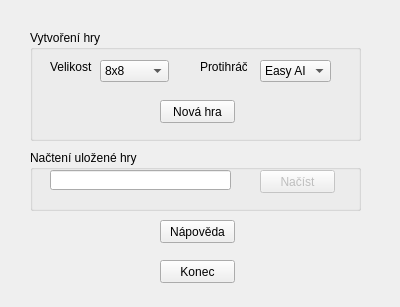
<?xml version="1.0" encoding="UTF-8"?>
<ui version="4.0">
 <class>MainWindow</class>
 <widget class="QMainWindow" name="MainWindow">
  <property name="geometry">
   <rect>
    <x>0</x>
    <y>0</y>
    <width>400</width>
    <height>307</height>
   </rect>
  </property>
  <property name="sizePolicy">
   <sizepolicy hsizetype="Fixed" vsizetype="Fixed">
    <horstretch>0</horstretch>
    <verstretch>0</verstretch>
   </sizepolicy>
  </property>
  <property name="minimumSize">
   <size>
    <width>400</width>
    <height>307</height>
   </size>
  </property>
  <property name="maximumSize">
   <size>
    <width>400</width>
    <height>307</height>
   </size>
  </property>
  <property name="windowTitle">
   <string>Reversi (Othello)</string>
  </property>
  <property name="windowIcon">
   <iconset>
    <normaloff>../../Users/Vilém/Pictures/Aperture_Science_Logo_mod.jpg</normaloff>../../Users/Vilém/Pictures/Aperture_Science_Logo_mod.jpg</iconset>
  </property>
  <property name="autoFillBackground">
   <bool>true</bool>
  </property>
  <widget class="QWidget" name="centralWidget">
   <widget class="QGroupBox" name="newGB">
    <property name="geometry">
     <rect>
      <x>30</x>
      <y>30</y>
      <width>331</width>
      <height>111</height>
     </rect>
    </property>
    <property name="title">
     <string>Vytvoření hry</string>
    </property>
    <widget class="QPushButton" name="newBtn">
     <property name="geometry">
      <rect>
       <x>130</x>
       <y>70</y>
       <width>75</width>
       <height>23</height>
      </rect>
     </property>
     <property name="toolTip">
      <string>Vytvoří novou hru (C)</string>
     </property>
     <property name="text">
      <string>Nová hra</string>
     </property>
     <property name="shortcut">
      <string>C</string>
     </property>
    </widget>
    <widget class="QComboBox" name="enemyCB">
     <property name="geometry">
      <rect>
       <x>230</x>
       <y>30</y>
       <width>71</width>
       <height>22</height>
      </rect>
     </property>
     <property name="toolTip">
      <string>Výběr typu protihráče</string>
     </property>
     <property name="currentIndex">
      <number>1</number>
     </property>
     <item>
      <property name="text">
       <string>Člověk</string>
      </property>
     </item>
     <item>
      <property name="text">
       <string>Easy AI</string>
      </property>
     </item>
     <item>
      <property name="text">
       <string>Hard AI</string>
      </property>
     </item>
    </widget>
    <widget class="QComboBox" name="sizeCB">
     <property name="geometry">
      <rect>
       <x>70</x>
       <y>30</y>
       <width>69</width>
       <height>22</height>
      </rect>
     </property>
     <property name="toolTip">
      <string>Výběr velikosti hry</string>
     </property>
     <property name="currentIndex">
      <number>1</number>
     </property>
     <item>
      <property name="text">
       <string>6x6</string>
      </property>
     </item>
     <item>
      <property name="text">
       <string>8x8</string>
      </property>
     </item>
     <item>
      <property name="text">
       <string>10x10</string>
      </property>
     </item>
     <item>
      <property name="text">
       <string>12x12</string>
      </property>
     </item>
    </widget>
    <widget class="QLabel" name="sizeLabel">
     <property name="geometry">
      <rect>
       <x>20</x>
       <y>30</y>
       <width>47</width>
       <height>13</height>
      </rect>
     </property>
     <property name="text">
      <string>Velikost</string>
     </property>
    </widget>
    <widget class="QLabel" name="enemyLabel">
     <property name="geometry">
      <rect>
       <x>170</x>
       <y>30</y>
       <width>47</width>
       <height>13</height>
      </rect>
     </property>
     <property name="text">
      <string>Protihráč</string>
     </property>
    </widget>
   </widget>
   <widget class="QGroupBox" name="loadGB">
    <property name="geometry">
     <rect>
      <x>30</x>
      <y>150</y>
      <width>331</width>
      <height>61</height>
     </rect>
    </property>
    <property name="title">
     <string>Načtení uložené hry</string>
    </property>
    <widget class="QLineEdit" name="loadArg">
     <property name="geometry">
      <rect>
       <x>20</x>
       <y>20</y>
       <width>181</width>
       <height>20</height>
      </rect>
     </property>
     <property name="toolTip">
      <string>Zadejte název uložené hry</string>
     </property>
     <property name="maxLength">
      <number>64</number>
     </property>
    </widget>
    <widget class="QPushButton" name="loadBtn">
     <property name="enabled">
      <bool>false</bool>
     </property>
     <property name="geometry">
      <rect>
       <x>230</x>
       <y>20</y>
       <width>75</width>
       <height>23</height>
      </rect>
     </property>
     <property name="toolTip">
      <string>Načte uloženou hru (L)</string>
     </property>
     <property name="text">
      <string>Načíst</string>
     </property>
     <property name="shortcut">
      <string>L</string>
     </property>
    </widget>
   </widget>
   <widget class="QPushButton" name="exitBtn">
    <property name="geometry">
     <rect>
      <x>160</x>
      <y>260</y>
      <width>75</width>
      <height>23</height>
     </rect>
    </property>
    <property name="toolTip">
     <string>Ukončí hru (ESC)</string>
    </property>
    <property name="text">
     <string>Konec</string>
    </property>
    <property name="shortcut">
     <string>Esc</string>
    </property>
   </widget>
   <widget class="QPushButton" name="helpBtn">
    <property name="geometry">
     <rect>
      <x>160</x>
      <y>220</y>
      <width>75</width>
      <height>23</height>
     </rect>
    </property>
    <property name="toolTip">
     <string>Otevře nápovědu (F1)</string>
    </property>
    <property name="text">
     <string>Nápověda</string>
    </property>
    <property name="shortcut">
     <string>F1</string>
    </property>
   </widget>
   <zorder>loadGB</zorder>
   <zorder>newGB</zorder>
   <zorder>exitBtn</zorder>
   <zorder>helpBtn</zorder>
  </widget>
 </widget>
 <layoutdefault spacing="6" margin="11"/>
 <resources/>
 <connections/>
</ui>
